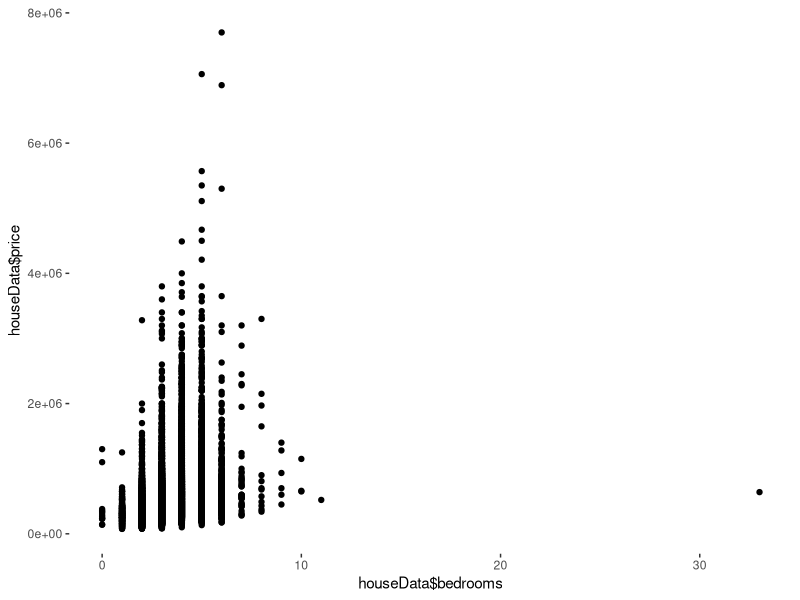
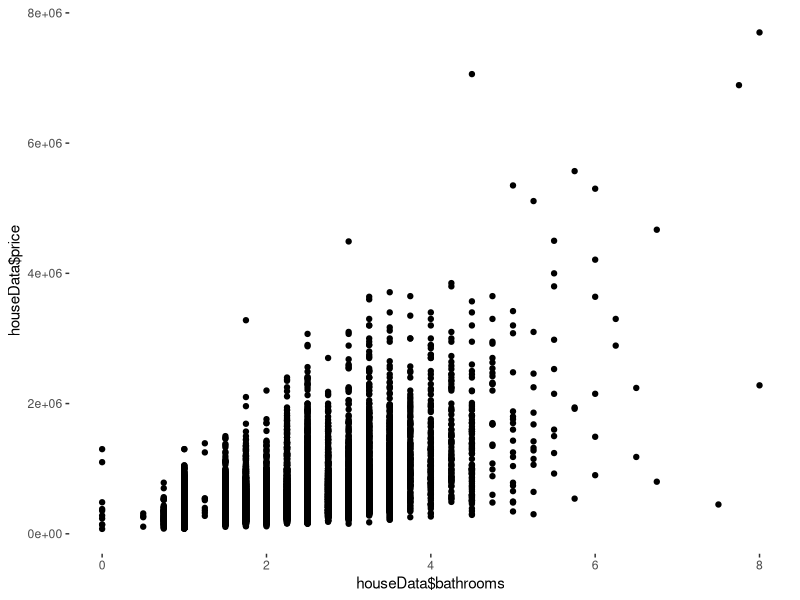
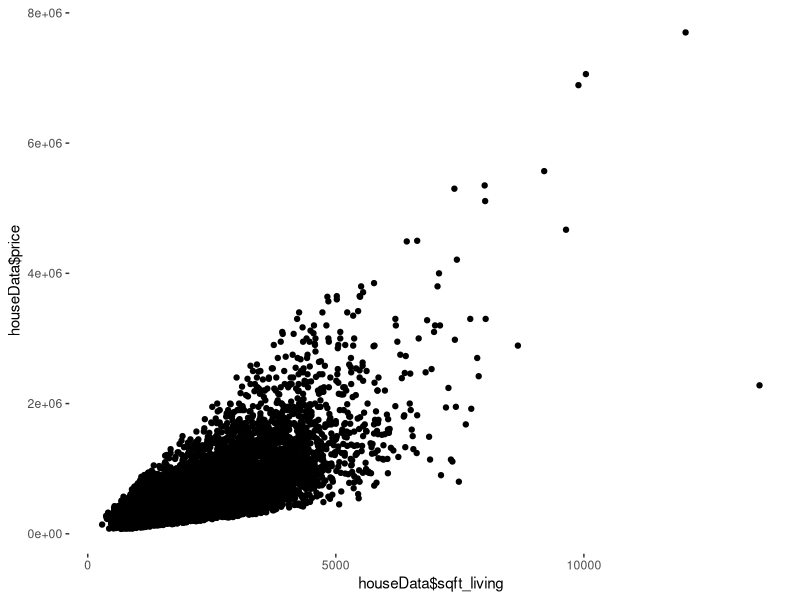
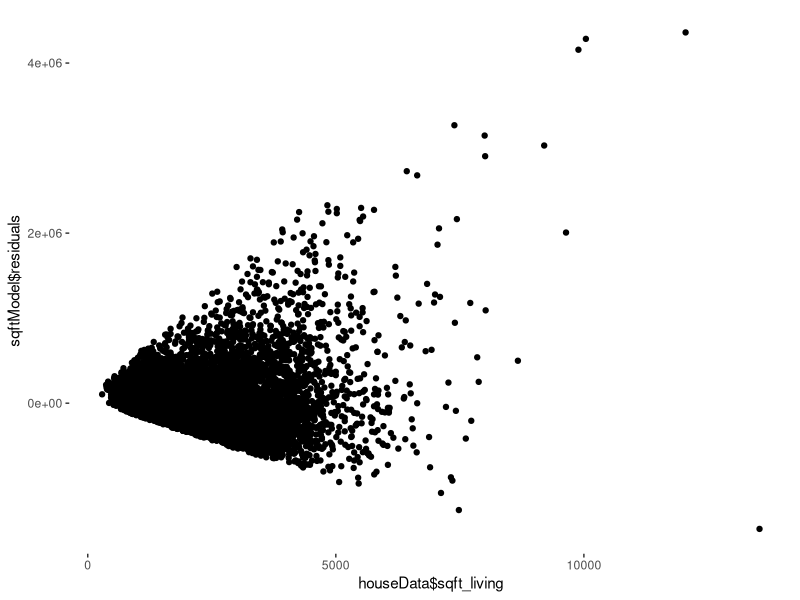
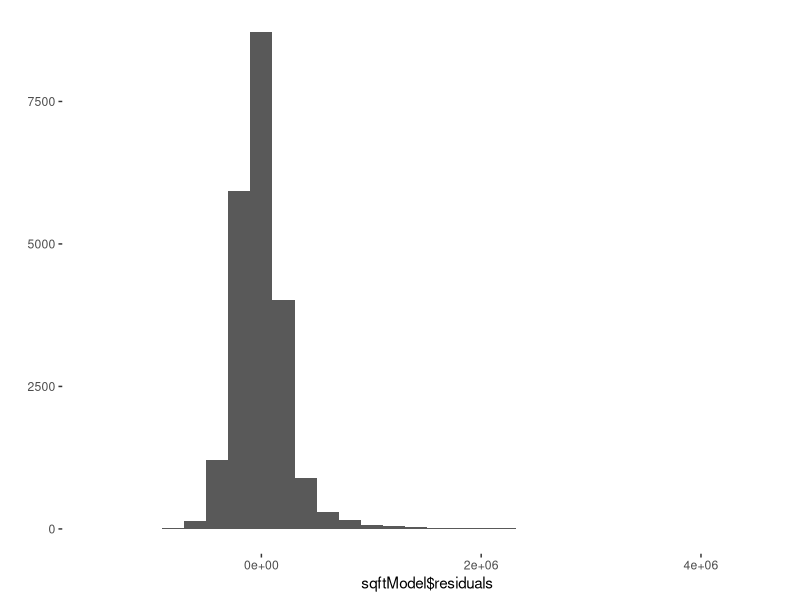
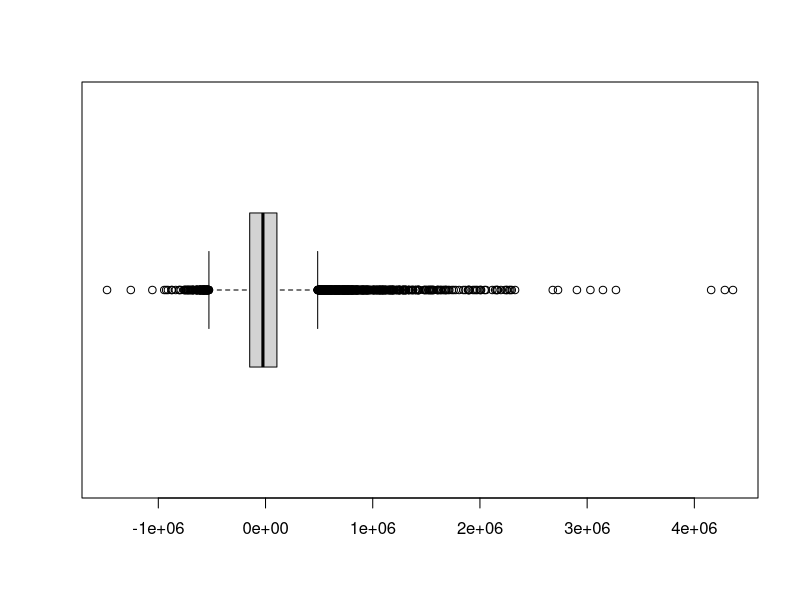
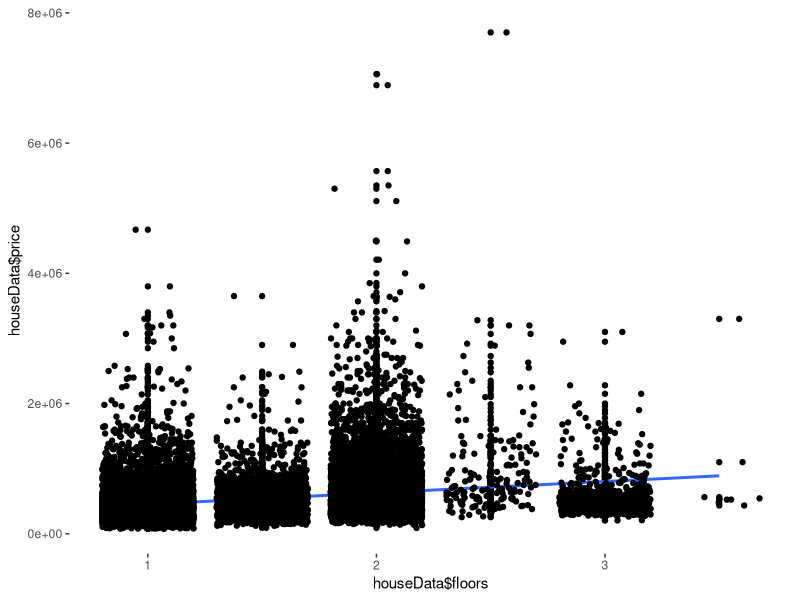
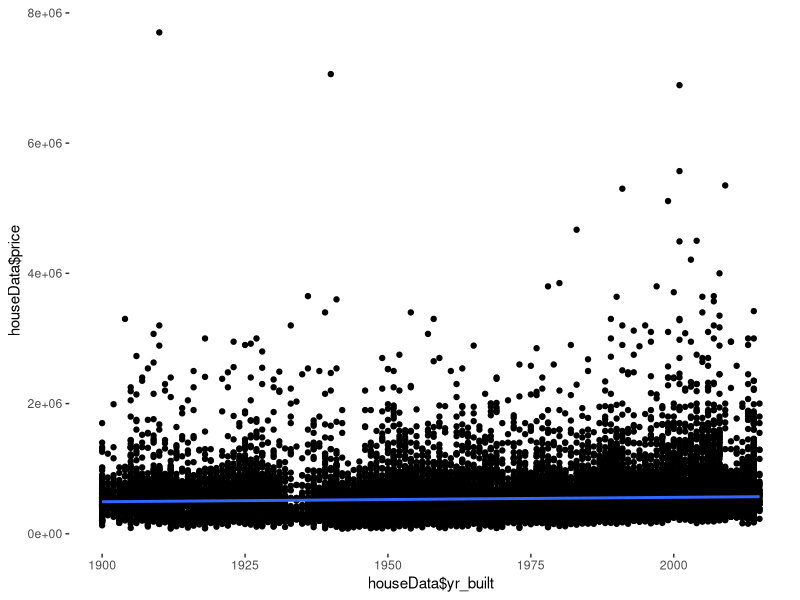

The R source for these figures, in order:
## ---- chunk 1

#---------- RSTUDIO STARTER V 2.0  --------------#
#                    -Prepared with care by  AM ;D
                
                                                                          
knitr::opts_chunk$set(echo = TRUE, 
                      message = FALSE, 
                      warning = FALSE)      
library(tidyverse)                
library(ggthemes)                    

theme_set(theme_tufte() +                                     
  theme(text=element_text(family="sans")))  

#------------------------------------------------#
## ---- chunk 2
houseData <- read_csv("House-Sales.csv")
head(houseData)
nrow(houseData)
## ---- chunk 3
model <- lm(data=houseData, price~bedrooms)
qplot(houseData$bedrooms, houseData$price)
summary(model)
## ---- chunk 4
qplot(houseData$bathrooms, houseData$price)
summary(lm(data=houseData, price~bathrooms))
## ---- chunk 5
qplot(houseData$sqft_living, houseData$price)
sqftModel <- lm(data=houseData, price~sqft_living)
summary(sqftModel)
qplot(houseData$sqft_living, sqftModel$residuals)
## ---- chunk 6
qplot(sqftModel$residuals, geom="histogram")
boxplot(sqftModel$residuals, horizontal=TRUE)
## ---- chunk 7
qplot(houseData$floors, houseData$price)+geom_smooth(method="lm")+geom_jitter()

summary(lm(data=houseData, price~floors))
## ---- chunk 8
qplot(houseData$yr_built, houseData$price)+geom_smooth(method="lm")

summary(lm(data=houseData, price~yr_built))
